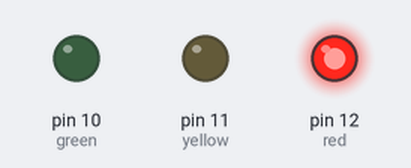
A sketch run on a simulated Arduino Uno, built with avr-gcc and run on an emulated ATmega328P. On the bench: output pins drawn as LEDs (lit = HIGH).

Above: at 0.2 s.
At 1.0 s:
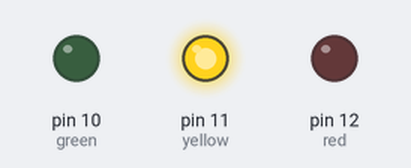
At 4.5 s:
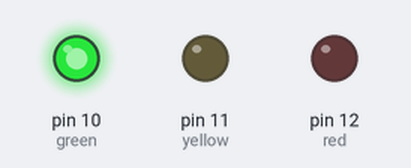
Timing chart, 0 to 5.8 s (numbered marks = the images above):
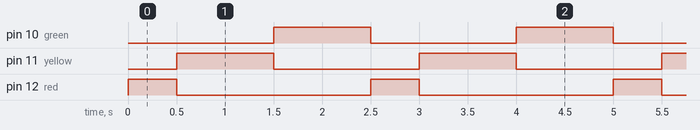

Measured:
- by itself, pin 10 (green), pin 11 (yellow): alternates HIGH for 1.0 s and LOW for 1.5 s
- by itself, pin 12 (red): alternates HIGH for 0.50 s and LOW for 2.0 s
- by itself, everything shown: repeats every 2.5 s, in 3 steps

The sketch:

les_1_arduino_A.ino
```cpp
/*
  rood_led pin 12
  geel_led pin 11
  groen_led pin 10

*/
int red = 12;
int yellow = 11;
int green = 10;

void setup() {
  // put your setup code here, to run once:
  pinMode(red, OUTPUT);
  pinMode(yellow, OUTPUT);
  pinMode(green, OUTPUT);
  opA();
}

void opA(){
  digitalWrite(red, HIGH);
  delay(500);
  digitalWrite(red, LOW);

  digitalWrite(yellow, HIGH);
  delay(1000);
  digitalWrite(yellow, LOW);


  digitalWrite(green, HIGH);
  delay(1000);
  digitalWrite(green, LOW);
  opA();
}
```
